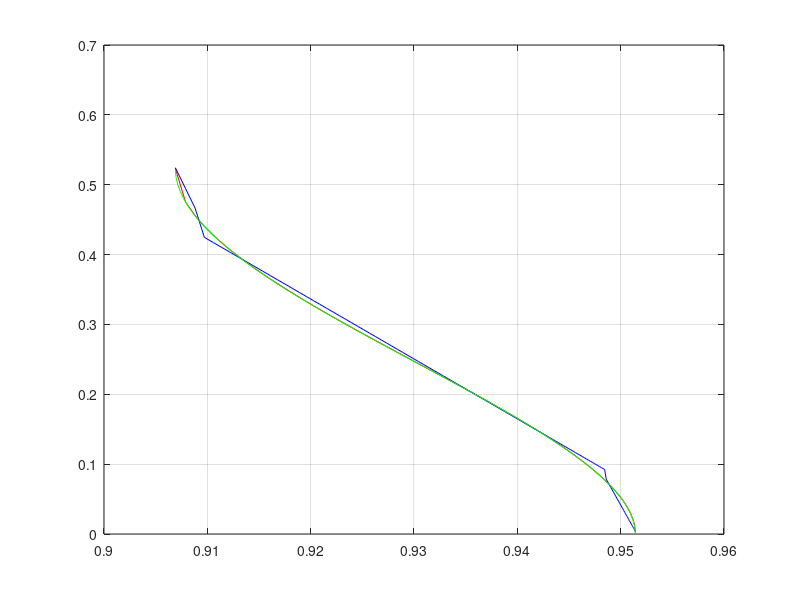

Write the MATLAB code that produced this figure.
clear all
Vs = sqrt(3)/2:0.001:1;

alpha3 = 0:0.01:0.5236;
alpha3_temp1 = sqrt(3);
alpha3_temp2 = pi/6;
alpha3_tempangle = alpha3_temp2-alpha3;
alpha3_item1 = alpha3./cos(alpha3_tempangle);
alpha3_item2 = log(tan(alpha3_temp2 + alpha3./2));
MR1 = alpha3_temp1*(alpha3_item1 - alpha3_item2);


Vdc = 1;
temp = Vs.*Vs - 3/4;
temp1 = (1/2)*Vs*Vdc;
temp2 = (1/2)*Vdc;
temp3 = sqrt(3);
temp4 = 1/sqrt(3);
num = size(Vs);

for i = 1:num(2)
y = sqrt(3)/4 - (sqrt(3)/2)*sqrt(temp(i));
x = 1 - y/sqrt(3);
alpha(i) = atan(y/x);
f = @(theta) ( ... 
                ((temp1(i))*cos(theta)+(temp1(i)*temp4)*sin(theta)).*cos(theta).*(theta>=0 & theta<(alpha(i))) ...
                +(temp2).*cos(theta).*(theta>=(alpha(i)) & theta<(pi/3 - alpha(i))) ...
                +((temp1(i))*cos(theta)+(temp1(i)*temp4)*sin(theta)).*cos(theta).*(theta>=(pi/3 - alpha(i)) & theta<(pi/3)) ...%sector 1
                +((temp1(i))*cos(theta-pi/3)+(-temp1(i)*temp3)*sin(theta-pi/3)).*cos(theta).*(theta>=(pi/3) & theta<(pi/3 + alpha(i))) ...
                +((temp2)*((cos(theta-pi/3) - temp3*sin(theta-pi/3))./(cos(theta-pi/3) + temp4*sin(theta-pi/3)))).*cos(theta).*(theta>=(pi/3 + alpha(i)) & theta<(2*pi/3 - alpha(i))) ...
                +((temp1(i))*cos(theta-pi/3)+(-temp1(i)*temp3)*sin(theta-pi/3)).*cos(theta).*(theta>=(2*pi/3 - alpha(i)) & theta<(2*pi/3)) ...%sector 2
                +((-temp1(i))*cos(theta-2*pi/3)+(-temp1(i)*temp4)*sin(theta-2*pi/3)).*cos(theta).*(theta>=(2*pi/3) & theta<(2*pi/3 + alpha(i))) ...
                +(-temp2).*cos(theta).*(theta>=(2*pi/3 + alpha(i)) & theta<(pi - alpha(i))) ...
                +((-temp1(i))*cos(theta-2*pi/3)+(-temp1(i)*temp4)*sin(theta-2*pi/3)).*cos(theta).*(theta>=(pi - alpha(i)) & theta<(pi)) ...%sector3
                +((-temp1(i))*cos(theta-pi)+(-temp1(i)*temp4)*sin(theta-pi)).*cos(theta).*(theta>=(pi) & theta<(pi + alpha(i))) ...
                +(-temp2).*cos(theta).*(theta>=(pi + alpha(i)) & theta<(4*pi/3 - alpha(i))) ...
                +((-temp1(i))*cos(theta-pi)+(-temp1(i)*temp4)*sin(theta-pi)).*cos(theta).*(theta>=(4*pi/3 - alpha(i)) & theta<(4*pi/3)) ...%sector4
                +((-temp1(i))*cos(theta-4*pi/3)+(temp1(i)*temp3)*sin(theta-4*pi/3)).*cos(theta).*(theta>=(4*pi/3) & theta<(4*pi/3 + alpha(i))) ...
                +((temp2)*((-cos(theta-4*pi/3) + temp3*sin(theta-4*pi/3))./(cos(theta-4*pi/3) + temp4*sin(theta-4*pi/3)))).*cos(theta).*(theta>=(4*pi/3 + alpha(i)) & theta<(5*pi/3 - alpha(i))) ...
                +((-temp1(i))*cos(theta-4*pi/3)+(temp1(i)*temp3)*sin(theta-4*pi/3)).*cos(theta).*(theta>=(5*pi/3 - alpha(i)) & theta<(5*pi/3)) ...%sector 5
                +((temp1(i))*cos(theta-5*pi/3)+(temp1(i)*temp4)*sin(theta-5*pi/3)).*cos(theta).*(theta>=5*pi/3 & theta<(5*pi/3 + alpha(i))) ...
                +(temp2).*cos(theta).*(theta>=(5*pi/3 + alpha(i)) & theta<(2*pi - alpha(i))) ...
                +((temp1(i))*cos(theta-5*pi/3)+(temp1(i)*temp4)*sin(theta-5*pi/3)).*cos(theta).*(theta>=(2*pi - alpha(i)) & theta<=(2*pi)) ...%sector 6
    );
F(i)=integral(f,0,pi*2)*2/(2*pi);
MI(i)=F(i)/(2/pi);
end
alpha2 = (-30.23*MI + 27.94).*(MI>=0.9068 & MI<0.9095) ...
    +(-8.58*MI + 8.23).*(MI>=0.9095 & MI<0.9485) ...
    +(-26.43*MI + 25.15).*(MI>=0.9485 & MI<0.9517);
plot(MI,alpha,'r',MI,alpha2,'b',MR1,alpha3,'g')
grid on